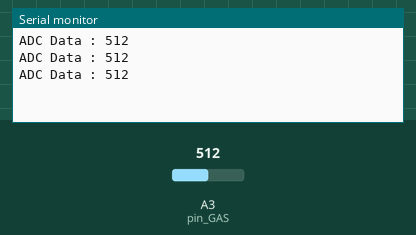
This sketch was run on a simulated Arduino Uno, built with avr-gcc and run on an emulated ATmega328P. Parts: the last lines printed to the serial monitor. The inputs (shaded band) are chosen by the test bench; at power-on: A3 (pin_GAS) = 512.

Above: at 1.3 s.
1.4 s: A3 (pin_GAS) set to 716
At 1.9 s:
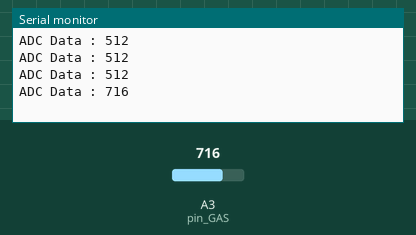
2.9 s: A3 (pin_GAS) set to 900
At 3.4 s:
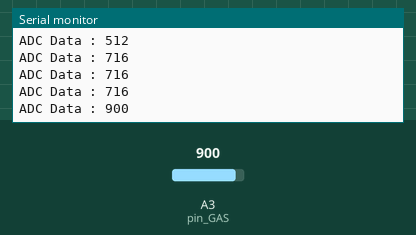
Timing chart, 0 to 5.9 s (numbered marks = the images above; inputs shaded):
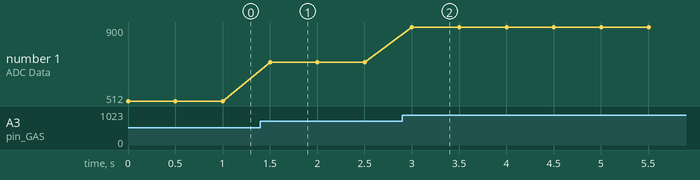

The sketch:

PIONEER_GAS.ino
```cpp
int pin_GAS = A3; // GAS pin number A3 setup

void setup() {
  // UART setup baud 115200, data bit 8, parity None, stop bit 1
  Serial.begin(115200);  // same Serial.begin(115200, SERIAL_8N1)

  // GAS analog pin Input Setup
  pinMode(pin_GAS, INPUT);
}

void loop() {
  Serial.print("ADC Data : ");
  Serial.println(analogRead(pin_GAS));
  delay(500);
}
```

Measured:
- after the input at 1.4 s, the serial monitor: prints a new line after 0.10 s (image 1)
- after the input at 2.9 s, the serial monitor: prints a new line after 0.10 s (image 2)
- plotted number 1: 512 → 716 after the input at 1.4 s, 716 → 900 after the input at 2.9 s
